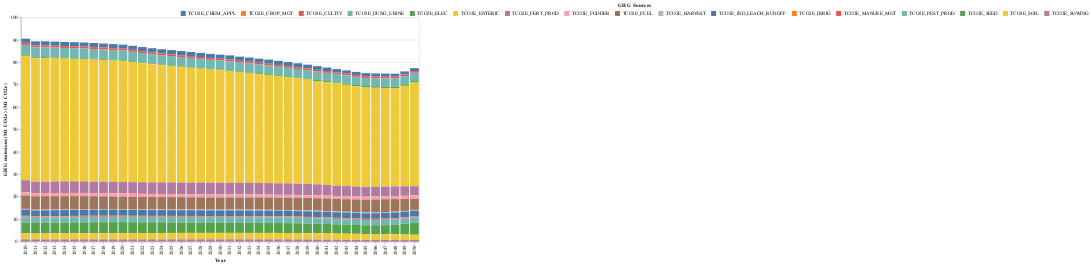

The code cell stored with this chart in its notebook:
### Markdown cell above
### Emission by CO2 sources

### Code cell
# HIDE CODE
# get the df and plot
GHG_sources_df,GHG_sources_plot = ag_lucc_GHG.plot_GHG_sources()
GHG_sources_plot

### Figure 1 — Vega-Lite specification as saved in the notebook (floating-point values rounded to 4 significant figures; data arrays with more than 128 entries replaced by an {"elided": "..."} marker saying what was removed)
{"config": {"view": {"continuousWidth": 300, "continuousHeight": 300}}, "layer": [{"mark": {"type": "bar"}, "encoding": {"color": {"field": "Sources", "legend": {"direction": "horizontal", "legendX": 320, "legendY": -30, "orient": "none", "title": "GHG Sources", "titleAnchor": "middle"}, "type": "nominal"}, "tooltip": [{"field": "Sources", "title": "GHG Sources", "type": "nominal"}, {"field": "Quantity (Mt CO2e)", "title": "GHG emissions (Mt CO2e)", "type": "quantitative"}], "x": {"axis": {"labelAngle": -90, "title": "Year"}, "field": "Year", "type": "ordinal"}, "y": {"field": "Quantity (Mt CO2e)", "scale": {"reverse": false}, "title": "GHG emissions (Mt CO2e) (Mt CO2e)", "type": "quantitative"}}}], "data": {"name": "data-c527118a2a3367d34a177930279a4bdf"}, "height": 450, "width": 800, "$schema": "https://vega.github.io/schema/vega-lite/v5.15.1.json", "datasets": {"data-c527118a2a3367d34a177930279a4bdf": {"elided": "697 records"}}}
